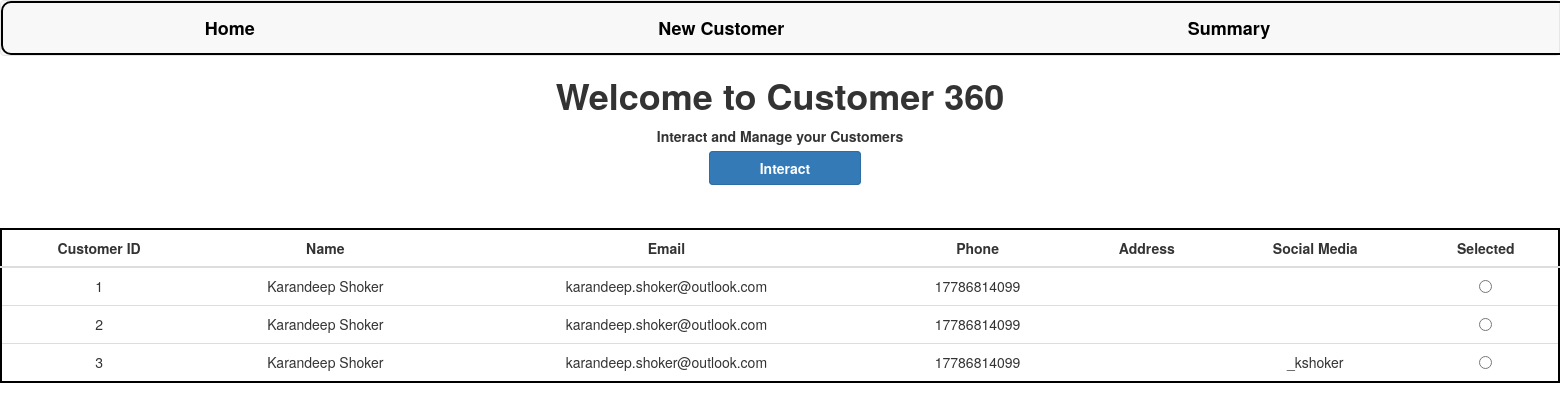
The page / on the database its author committed.
### customer360/models.py (models this page shows, shortened)
class Customer(models.Model):
    id = models.AutoField(primary_key = True)
    name = models.CharField(max_length = 100)
    email = models.EmailField(max_length = 100)
    phone = models.CharField(max_length = 20)
    address = models.CharField(max_length = 200)
    social_media = models.CharField(max_length = 100, blank = True)

### customer360/views.py (the view)
# urls.py: path("", views.index, name = "index"),
def index(request):
    customers = Customer.objects.all()
    context = {"customers": customers}
    return render(request, "index.html", context = context)

### customer360/templates/index.html (shortened to what this page needs)
{% extends 'base.html' %}
{% load static %}
{% block content %}
<html>
    <head>
    </head>
    <body>
        <h1>Welcome to Customer 360</h1>
        <p>Interact and Manage your Customers</p>
        <a class = "btn btn-primary" style = "font-weight:bold; display:inline" onclick = "set_customer()">Interact</a>
        <table class = "table">
            <thead>
                <tr>
                    <th>Customer ID</th>
                    <th>Name</th>
                    <th>Email</th>
                    <th>Phone</th>
                    <th>Address</th>
                    <th>Social Media</th>
                    <th>Selected</th>
                </tr>
            </thead>
            <tbody>
                {% for customer in customers %}
                    <tr>
                        <td>{{customer.id}}</td>
                        <td>{{customer.name}}</td>
                        <td>{{customer.email}}</td>
                        <td>{{customer.phone}}</td>
                        <td>{{customer.addresss}}</td>
                        <td>{{customer.social_media}}</td>
                        <td>
                            <input type = "radio" name = "selected_customer" value = "{{customer.id}}">
                        </td>
                    </tr>
                {% endfor %}
            </tbody>
        </table>
    </body>
</html>
{% endblock content%}

### customer360/templates/base.html (shortened to what this page needs)
{% load static %}
<!DOCTYPE html>
<html>
    <head>
        <link rel = "stylesheet" href = "https://maxcdn.bootstrapcdn.com/bootstrap/3.4.1/css/bootstrap.min.css">
        <link rel = "stylesheet" href = "{% static 'css/main.css' %}">
    </head>
    <body>
        <nav class = "navbar navbar-default">
            <ul class = "nav navbar-nav">
                <li>
                    <a style = "color:black;" href = "/">Home</a>
                </li>
                <li>
                    <a style = "color:black;" href = "/create">New Customer</a>
                </li>
                <li>
                    <a style = "color:black;" href = "/summary">Summary</a>
                </li>
            </ul>
        </nav>
        {% block content %}
        {% endblock %}
    </body>
</html>

### static/css/main.css (style rules this page uses)
body { text-align:center; margin: auto; }
h1, p { font-weight: bold; }
table { margin: auto; border: 2px solid #000000; margin-top: 50px; border-radius: 15px; background-color:white; text-align: center; }
th { text-align: center; }
.nav { width: 200%; border: 2px solid black; border-radius: 10px }
.nav li { margin-right: 6%; margin-left: 6%; font-size: large; font-weight: bold; }
.btn { display: flex; margin-top: 10px; margin-bottom: 10px; padding-left: 50px; padding-right: 50px; text-align: left; margin-left: 10px; }

### rows shown on the page
Customer: id "1", name "Karandeep Shoker", email "karandeep.shoker@outlook.com", phone "17786814099"
Customer: id "2", name "Karandeep Shoker", email "karandeep.shoker@outlook.com", phone "17786814099"
Customer: id "3", name "Karandeep Shoker", email "karandeep.shoker@outlook.com", phone "17786814099", social_media "_kshoker"
